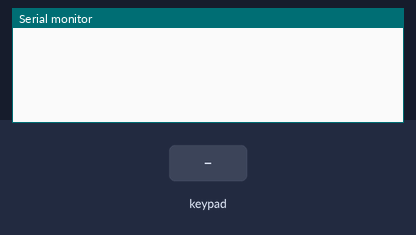
The sketch below on a simulated ESP32. On the bench: the last lines printed to the serial monitor. The inputs (shaded band) are chosen by the test bench.

Above: at 1.2 s.
1.3 s: key '1' pressed
At 1.8 s:
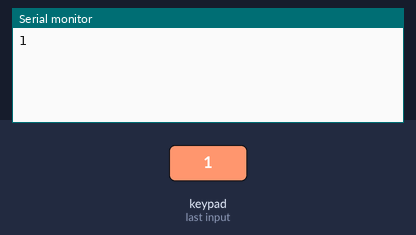
2.8 s: key 'a' pressed
At 4.0 s:
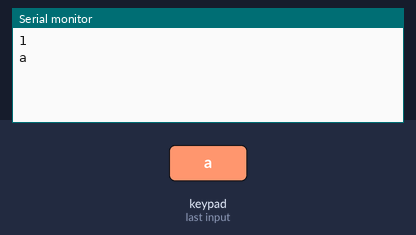
4.3 s: key 'b' pressed
At 5.4 s:
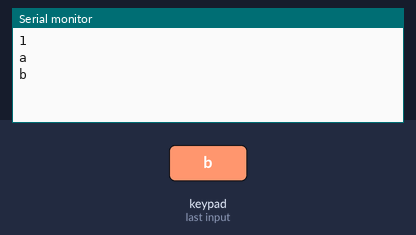
5.8 s: key 'c' pressed
At 6.4 s:
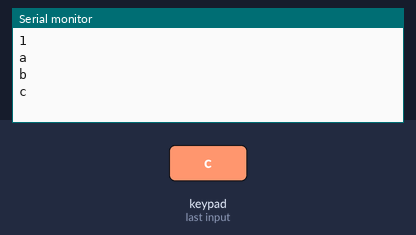
7.3 s: key 'd' pressed
At 8.5 s:
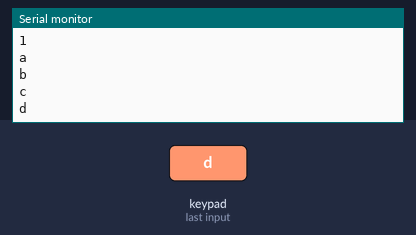
8.8 s: key 'e' pressed
At 10.0 s:
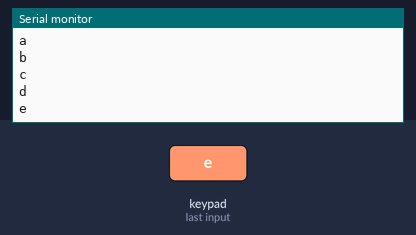

The sketch:

TestKeypad.ino
```cpp
/*************************************************************
 *                   MINI ELECTRONIC ORGAN
 *                   =====================
 *
 * In this project a 4x4 keypad is connected to the ESP32 Devkitc
 * boars. In addition, a passive buzzer is connected to GPIO
 * port 17. The program configures the keypad so that the
 * musical notes for one octave can be played by using the
 * keypad.
 *
 * The keypad is configured as follows (A to G are the musical
 * notes):
 * C4  D4  E4  F4
 * G4  A4  B4  C5
 * C4# D4# F4# G4#
 * A4#
 *
 *
 * File:   TestKeypad
 * Date:   July 2017
 * Author: Dogan Ibrahim
 *************************************************************/
#include "Keypad.h"                       // Include Keypad library
#define BUZZER 17
const byte Rows = 4;                      // Number of rows
const byte Cols = 4;                      // Number of columns
//
// Define the keymap on the keypad
//
char keys[Rows][Cols] =
{
  {'1', '2', '3', '4'},
  {'5', '6', '7', '8'},
  {'9', 'a', 'b', 'c'},
  {'d', 'e', 'f', 'g'}
  };
//
// Define the Keypad connections for the rows and columns
//
byte rowPins[Rows] = {18, 5, 17, 16};             // Rows 1 to 4
byte colPins[Cols] = {19, 21, 22, 23};            // Cols 1 to 4
//
// Initialize the Keypad library with the row and columns defs.
// Here, we have to specify the key map name (keys), row pin
// assignments to GPIO ports (rowPins), and the column pin
// assignments to GPIO ports (colPins)
//
Keypad kpd=Keypad(makeKeymap(keys),rowPins,colPins,Rows,Cols);

//
// Configure BUZZER as an output port
//
void setup()
{
   pinMode(BUZZER, OUTPUT);
   Serial.begin(9600);                        // Start the Monitor
}

//
void loop()
{
   char keypressed = kpd.getKey();              // Look for key press
   if(keypressed != NO_KEY)                     // If a key is pressed
   {
    Serial.println(keypressed);                 // Display the key
   }
}
```

Measured:
- after the input at 1.3 s, the serial monitor: prints a new line at once (image 1)
- after the input at 2.8 s, the serial monitor: prints a new line at once (image 2)
- after the input at 4.3 s, the serial monitor: prints a new line at once (image 3)
- after the input at 5.8 s, the serial monitor: prints a new line at once (image 4)
- after the input at 7.3 s, the serial monitor: prints a new line at once (image 5)
- after the input at 8.8 s, the serial monitor: prints a new line at once (image 6)
